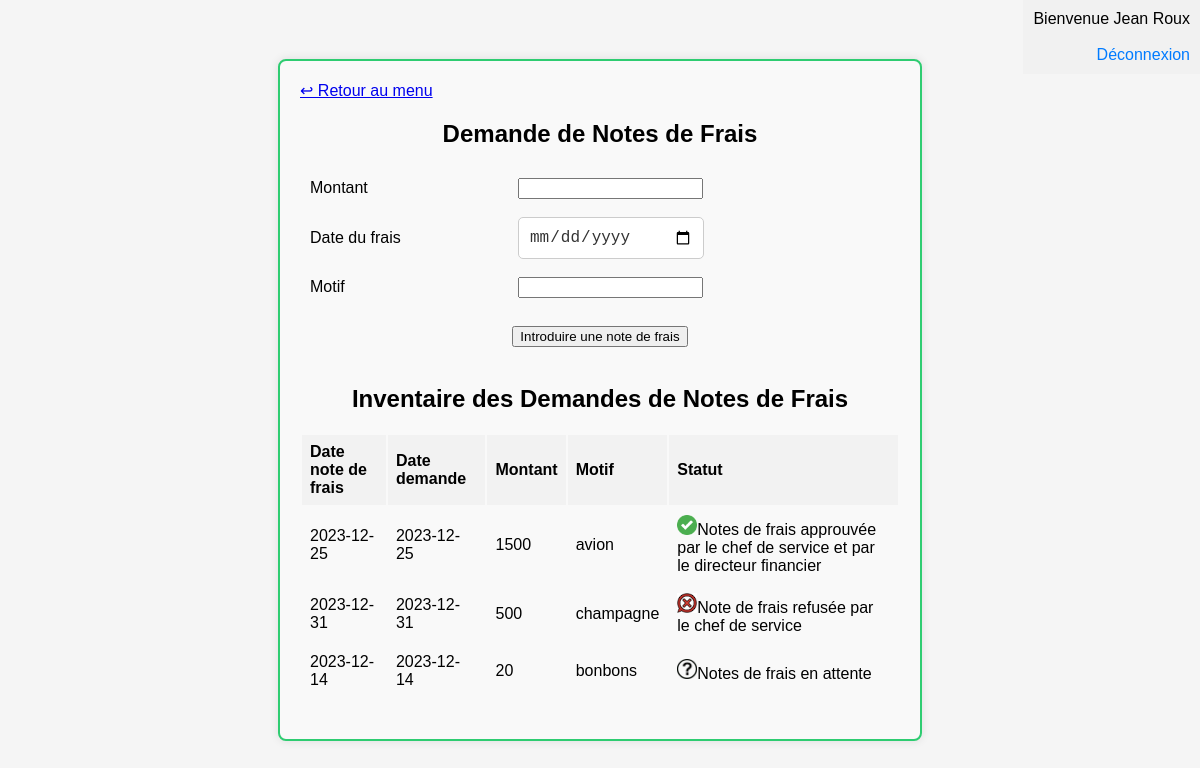
Screenshot of /gestionpersonnel/demandeNoteFrais.php (signed in) with the database file from the repository.
### tables this page shows
CREATE TABLE IF NOT EXISTS `notedefrais` (
  `IdNoteDeFrais` int NOT NULL AUTO_INCREMENT,
  `DateNoteDeFrais` date NOT NULL,
  `DateDemande` date NOT NULL,
  `Montant` float NOT NULL,
  `Motif` varchar(255) NOT NULL,
  `estApprouveChef` int DEFAULT NULL,
  `estApprouveDirFin` int DEFAULT NULL,
  `FKIdEmploye` int NOT NULL,
  `FKIdEmployeManagerApprouve` int DEFAULT NULL,
  `FKIdEmployeFinancierApprouve` int DEFAULT NULL,
  PRIMARY KEY (`IdNoteDeFrais`),
  KEY `RelationNoteFraisEmploye` (`FKIdEmploye`),
  KEY `RelationNoteFraisEmployeManager` (`FKIdEmployeManagerApprouve`),
  KEY `RelationNoteFraisEmployeFinancier` (`FKIdEmployeFinancierApprouve`)
);

### gestionpersonnel/demandeNoteFrais.php (the view, shortened to what this page needs)
<?php
$idemploye = $_SESSION['idemploye'];
$nom = $_SESSION['nom'];
$prenom = $_SESSION['prenom'];
$nomTypeEmploye = $_SESSION['nomTypeEmploye'];
$servername = "localhost";
$username = "root";
$password = "";
$dbname = "gestionpersonnel";
$connexion = new mysqli($servername, $username, $password, $dbname);
echo '<!DOCTYPE html>
<html lang="fr">
<head>
    <meta charset="UTF-8">
    <meta name="viewport" content="width=device-width, initial-scale=1.0">
    <title>Demande de Notes de Frais</title>
    <link rel="stylesheet" type="text/css" href="style.css">
</head>
<body>';
echo '<div class="menu-container">';
echo '<div class="top-left" align="left">
        <a href="menu.php" class="back-link">↩ Retour au menu</a>
      </div>';
echo '<div class="top-right" align="right">';
echo "Bienvenue $prenom $nom <br> $nomTypeEmploye <br>";
echo '<a href="deconnexion.php" class="logout-link">Déconnexion</a>';
echo '<br></div>';
echo '<h2>Demande de Notes de Frais</h2>';
echo '<form method="post" action="">
	<table>
	<tr>
        <td>Montant</td>
	<td><input type="text" name="montant" required></td>
	</tr>
	<tr>
        <td>Date du frais</td>
	<td><input type="date" name="date_du_frais" required></td>
	</tr>
	<tr>
        <td>Motif</td>
	<td><input type="text" name="motif" required></td>
	</tr>
	</table>
        <br>
	<input type="submit" name="submitNoteFrais" value="Introduire une note de frais">
	<br><br>';
	echo '
      </form>';
echo '<h2>Inventaire des Demandes de Notes de Frais</h2>';
$queryInventaire = 'SELECT * FROM notedefrais WHERE FKIdEmploye = ?';
$stmtInventaire = $connexion->prepare($queryInventaire);
if ($stmtInventaire) {
    $stmtInventaire->bind_param("i", $idemploye);
    $stmtInventaire->execute();
    $resultInventaire = $stmtInventaire->get_result();
		    echo '<div class="table-container">
			<table align="center">
			    <thead>
			        <tr>
			            <th>Date note de frais</th>
						<th>Date demande</th>
			            <th>Montant</th>
			            <th>Motif</th>
						<th>Statut</th>
			        </tr>
			    </thead>
			    <tbody>
			';
while ($rowInventaire = $resultInventaire->fetch_assoc()) {
    echo '<tr>' ;
    echo '<td>'  . $rowInventaire['DateNoteDeFrais'] . '</td>';
    echo '<td>' . $rowInventaire['DateDemande'] . '</td>';
	echo '<td>' . $rowInventaire['Montant'] . '</td>';
	echo '<td>' . $rowInventaire['Motif'] . '</td>';
	echo '<td>';
    if ($rowInventaire['estApprouveChef'] === null && $rowInventaire['estApprouveDirFin'] === null) {
        echo '<img src="img/ongoing.png" height=20px width=20px />Notes de frais en attente';
	} elseif ($rowInventaire['estApprouveChef'] == 0 ) {
        echo '<img src="img/refuse.png" height=20px width=20px />Note de frais refusée par le chef de service';
    } elseif ($rowInventaire['estApprouveChef'] == 1 && $rowInventaire['estApprouveDirFin'] === null) {
        echo '<img src="img/ongoing.png" height=20px width=20px />Note de frais approuvée par le chef de service et en attente du directeur financier';
    } elseif ($rowInventaire['estApprouveChef'] == 1 && $rowInventaire['estApprouveDirFin'] == 0) {
        echo '<img src="img/refuse.png" height=20px width=20px />Notes de frais approuvée par le chef de service et refusée par le directeur financier';
    } elseif ($rowInventaire['estApprouveChef'] == 1 && $rowInventaire['estApprouveDirFin'] == 1) {
        echo '<img src="img/accepte.png" height=20px width=20px />Notes de frais approuvée par le chef de service et par le directeur financier';
    }
	echo '</td>';
	echo '</tr>';
}
}
echo '</div></tbody></table>';
echo '</div>';
echo '</body>';
echo '</html>';
?>

### gestionpersonnel/style.css (style rules this page uses)
body { font-family: Arial, sans-serif; background-color: #f5f5f5; margin: 0; padding: 0; display: flex; align-items: center; justify-content: center; height: 100vh; }
.menu-container { background-color: #f9f9f9; border-radius: 8px; padding: 20px; box-shadow: 0 0 10px rgba(0, 0, 0, 0.1); width: 50%; text-align: center; margin: auto; border: 2px solid #2ecc71; }
.logout-link { color: #007bff; text-decoration: none; cursor: pointer; }
.top-right { position: fixed; top: 0; right: 0; padding: 10px; background-color: #f1f1f1; text-align:right; }
input[type="date"] { width: 50%; padding: 10px; border: 1px solid #ccc; border-radius: 5px; box-sizing: border-box; font-size: 16px; color: #333; }
.table-container { margin-top: 20px; margin-bottom: 20px; text-align: center; }
table { border-collapse: separate; width: 100%; align:center; border: 0px ; }
th, td { border: 0px ; text-align: left; padding: 8px; }
th { background-color: #f2f2f2; }
tr:nth-child(even) { background-color: #f9f9f9; }

### rows the page displays
notedefrais: DateNoteDeFrais "2023-12-25", DateDemande "2023-12-25", Montant "1500", Motif "avion", estApprouveChef 1 (drawn)
notedefrais: DateNoteDeFrais "2023-12-31", DateDemande "2023-12-31", Montant "500", Motif "champagne", estApprouveChef 0 (drawn)
notedefrais: DateNoteDeFrais "2023-12-14", DateDemande "2023-12-14", Montant "20", Motif "bonbons"

### other values shown
$prenom "Jean"
$nom "Roux"
